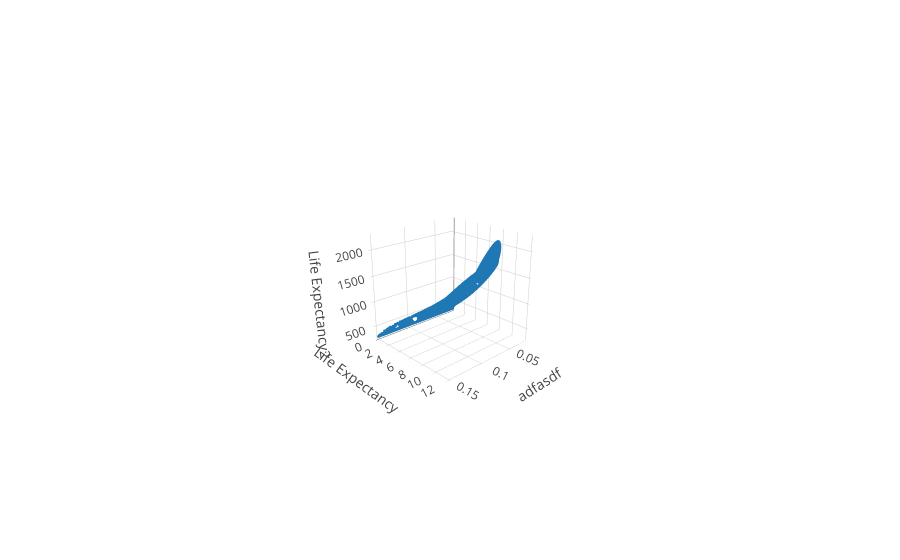

This figure's notebook cell:
### Code cell
df_s=df.sample(frac=0.1)
fig_db = {
    'data': [
        {
         'x': df_s['f'],
         'y': df_s['PV'],
         'z': df_s['T'],
         'type':'scatter3d', 
        'mode': 'markers',
          'marker':{
              'size':1
          }
        }
        
    ],
    'layout': {
         'scene':{
             'xaxis':{'title':'adfasdf'},
        'yaxis': {'title': "Life Expectancy"},
         'zaxis': {'title': "Life Expectancy2"}
                 }
}
pyoff.iplot(fig_db, filename='multiple-scatter')

### Figure 1 — Plotly figure (JSON) as saved in the notebook; plotly's stock layout.template omitted (floating-point values rounded to 4 significant figures; data arrays with more than 128 entries replaced by an {"elided": "..."} marker saying what was removed)
{"data": [{"marker": {"size": 1}, "mode": "markers", "type": "scatter3d", "uid": "3f88738c-e68b-4c0b-9fef-a00655f70f37", "x": {"elided": "9750 float values"}, "y": {"elided": "9750 float values"}, "z": {"elided": "9750 float values"}}], "layout": {"autosize": true, "scene": {"aspectmode": "auto", "aspectratio": {"x": 1, "y": 1, "z": 1}, "camera": {"center": {"x": 0, "y": 0, "z": 0}, "eye": {"x": 2.606, "y": 2.761, "z": 1.481}, "up": {"x": 0, "y": 0, "z": 1}}, "xaxis": {"title": "adfasdf", "type": "linear"}, "yaxis": {"title": "Life Expectancy", "type": "linear"}, "zaxis": {"title": "Life Expectancy2", "type": "linear"}}}}
